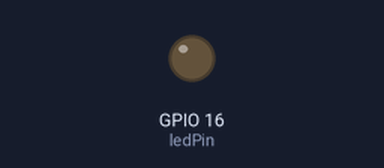
Recording of a sketch running on a simulated ESP32. Parts: output pins drawn as LEDs (lit = HIGH). What the sketch prints to the serial monitor is not drawn.

Above: at 0.1 s.
Timing chart, 0 to 1.6 s (numbered marks = the images above):
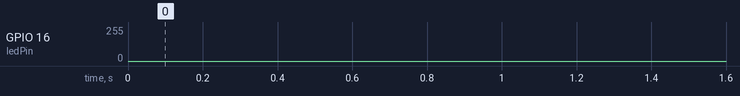

The sketch:

millis_ledcwrite.ino
```cpp
const int ledPin = 16;
const int freq = 5000;
const int ledChannel = 0;
const int resolution = 8;
 unsigned long initial_time;
unsigned long current_time;
const unsigned long delay_sec = 1000;

void setup(){
  ledcSetup(ledChannel, freq, resolution);
  ledcAttachPin(ledPin, ledChannel);
  Serial.begin(115200);
  pinMode(ledPin, OUTPUT);


    initial_time = millis();


}

void loop(){
 current_time = millis();


     if (current_time - initial_time >= delay_sec)  //test whether the period has elapsed
      {
        Serial.print(current_time);
        Serial.print(" / ");
        Serial.println(initial_time);


     for(int dutyCycle = 0; dutyCycle <= 255; dutyCycle++){
        ledcWrite(ledChannel, dutyCycle);
          Serial.println("Lef turned Full Bright"); }

    for(int dutyCycle = 255; dutyCycle >= 0; dutyCycle--){
      ledcWrite(ledChannel, dutyCycle); Serial.println("Lef turned LOW");}


      initial_time = current_time;

      }
}
```
